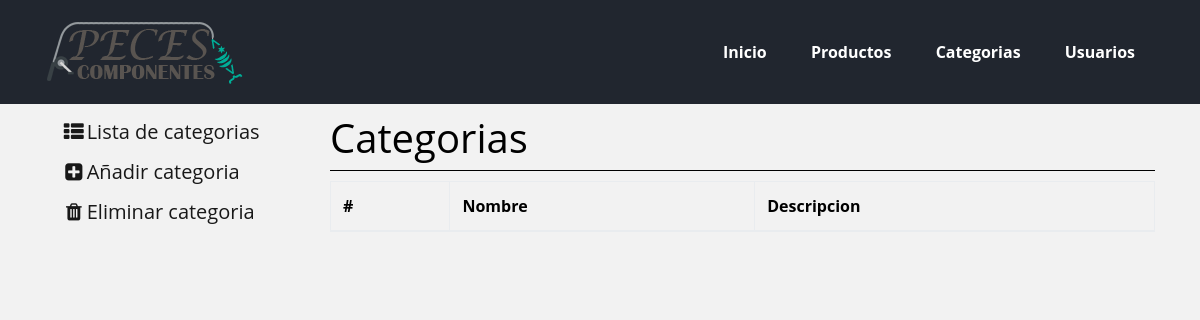
The page /admin/categoria.php?opcion=lista on the database as committed earlier.
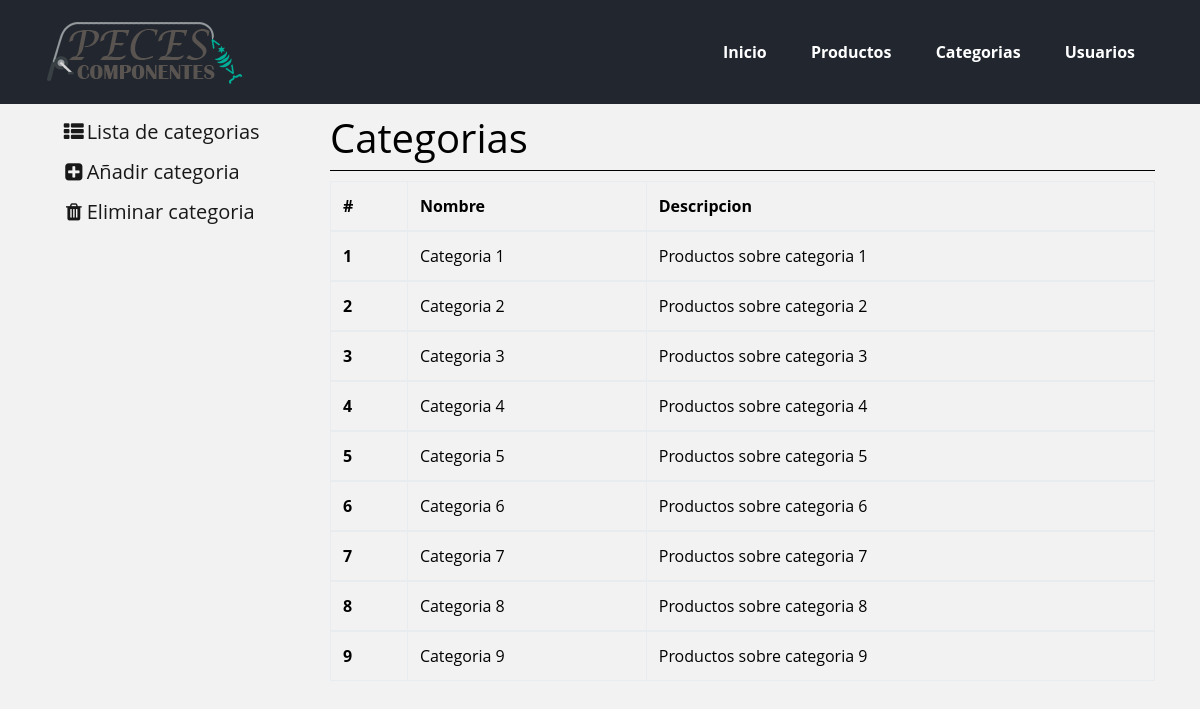
The same page on the database as committed later.
### tables this page shows
create table if not exists tbl_categoria(
    nom varchar(30) primary key,
    description longtext
);

### admin/categoria.php (the view, shortened to what this page needs)
<!DOCTYPE html>
<html lang="es">
<head>
  <link rel="stylesheet" href="../css/flexboxgrid.min.css">
  <link rel="stylesheet" href="../css/font-awesome.min.css">
  <link rel="stylesheet" href="../css/bootstrap.min.css">
  <link rel="stylesheet" href="css/style.css">
</head>
<body>
  <?php
  include 'header.php';
  include '../datosbbdd.php';
  ?>
  <div class="main">
    <div class="container">
      <div class="row">
        <div class="col-md-3">
          <nav class="navbar navbar-light bg-faded">
            <a class="navbar-brand" href="categoria.php?opcion=lista"><i class="fa fa-th-list fa-fw" aria-hidden="true"></i>Lista de categorias</a>
            <a class="navbar-brand" href="categoria.php?opcion=add"><i class="fa fa-plus-square fa-fw" aria-hidden="true"></i>Añadir categoria</a>
            <a class="navbar-brand" href="categoria.php?opcion=del"><i class="fa fa-trash fa-fw" aria-hidden="true"></i>Eliminar categoria</a>
          </nav>
        </div>
        <div class="col-md-9">
          <div class="cabecera">
            <h1>Categorias</h1>
          </div>
          <div class="body">
            <div class="contenedor">
            <?php
            if(isset($_GET['opcion'])){
              if($_GET['opcion']=='lista'){
                $num = 1;
                $sql = "SELECT * from tbl_categoria";
                $result = mysqli_query($conexion,$sql);
                echo '
                <table class="table table-bordered">
                  <thead>
                    <tr>
                      <th>#</th>
                      <th>Nombre</th>
                      <th>Descripcion</th>
                    </tr>
                  </thead>';
                while($resultado=mysqli_fetch_assoc($result)){
                  echo '<tbody>
                  <tr>
                  <th scope="row">'.$num.'</th>
                  <td>'.$resultado['nom'].'</td>
                  <td>'.$resultado['description'].'</td></tr></tbody>';
                  $num++;
                }
                echo '</table>';
              }else if($_GET['opcion']=='add'){
                echo '
                <form class="form-inline" method="post" action="validar.php">
                  <div class="input-group mb-2 mr-sm-2 mb-sm-0">
                    <i class="input-group-addon fa fa-font" aria-hidden="true"></i>
                    <input type="text" name="nombre" class="form-control" placeholder="Nombre">
                  </div>
                  <div class="input-group mb-2 mr-sm-2 mb-sm-0">
                    <i class="input-group-addon fa fa-comment" aria-hidden="true"></i>
                    <input type="text" name="descripcion" class="form-control" placeholder="Descripción">
                  </div>
                  <button type="submit" name="btn" value="categoria" class="btn btn-primary">Añadir categoria</button>
                </form>
                ';
                if(isset($_SESSION['existe'])){
                  if(!$_SESSION['existe']){
                    echo '<div class="input-group alert alert-danger middle-sm" role="alert">
                      <span><i class="fa fa-exclamation-triangle" aria-hidden="true"></i><strong> Esta categoria ya existe</strong></span>
                    </div>';
                  }
                }
              }else if($_GET['opcion']=='del'){
                echo '
                <form class="form-inline" method="post" action="validar.php">
                  <div class="input-group mb-2 mr-sm-2 mb-sm-0">
                    <span class="input-group-addon"><i class="fa fa-list" aria-hidden="true"></i></span>
                    <select class="custom-select" name="eliminarCat">';
                    $sql = "SELECT nom from tbl_categoria";
                    $result = mysqli_query($conexion,$sql);
                    while($resultado=mysqli_fetch_assoc($result)){
                      echo '<option value="'.$resultado['nom'].'">'.$resultado['nom'].'</option>';
                    }
                    echo '
                    </select>
                  </div>
                    <button type="submit" name="btn" value="eliminarCat" class="btn btn-primary">Eliminar categoria</button>
                </form>
                ';
              }
            }
            ?>
            </div>
          </div>
        </div>
      </div>
    </div>
  </div>
</body>
</html>

### admin/header.php
<?php
echo '<header>
  <div class="logo-menu">
    <div class="container">
      <div class="row middle-xs between-xs">
        <div class="logo col-xs-12 col-sm-4 center-xs start-sm">
          <img src="../img/logo.png" alt="Peces Componentes">
        </div>
        <nav class="menu col-xs-12 col-sm-8 center-xs end-sm">
          <a href="index.php">Inicio</a>
          <a href="producto.php">Productos</a>
          <a href="categoria.php?opcion=lista">Categorias</a>
          <a href="user.php">Usuarios</a>
        </nav>
      </div>
    </div>
  </div>
</header>';
 ?>

### admin/css/style.css (style rules this page uses)
* { margin: 0px; padding: 0px; }
body { background: #f2f2f2; font-family: "Open Sans", sans-serif; color: #000; }
header { color: #fff; }
header a { color: #fff; text-decoration: none; }
.logo-menu { background-color: #21262F; }
.logo-menu .menu a { font-weight: bold; display: inline-block; padding: 40px 20px; }
.cabecera { padding-top: 10px; border-bottom: 1px solid #000; }
.contenedor { display: flex; flex-direction: column; align-items: center; }
.contenedor form,table { margin: 10px; }

Rows that differ between the two databases and show on the page:
added tbl_categoria: nom "Categoria 1", description "Productos sobre categoria 1"
added tbl_categoria: nom "Categoria 2", description "Productos sobre categoria 2"
added tbl_categoria: nom "Categoria 3", description "Productos sobre categoria 3"
added tbl_categoria: nom "Categoria 4", description "Productos sobre categoria 4"
added tbl_categoria: nom "Categoria 5", description "Productos sobre categoria 5"
added tbl_categoria: nom "Categoria 6", description "Productos sobre categoria 6"
added tbl_categoria: nom "Categoria 7", description "Productos sobre categoria 7"
added tbl_categoria: nom "Categoria 8", description "Productos sobre categoria 8"
added tbl_categoria: nom "Categoria 9", description "Productos sobre categoria 9"
